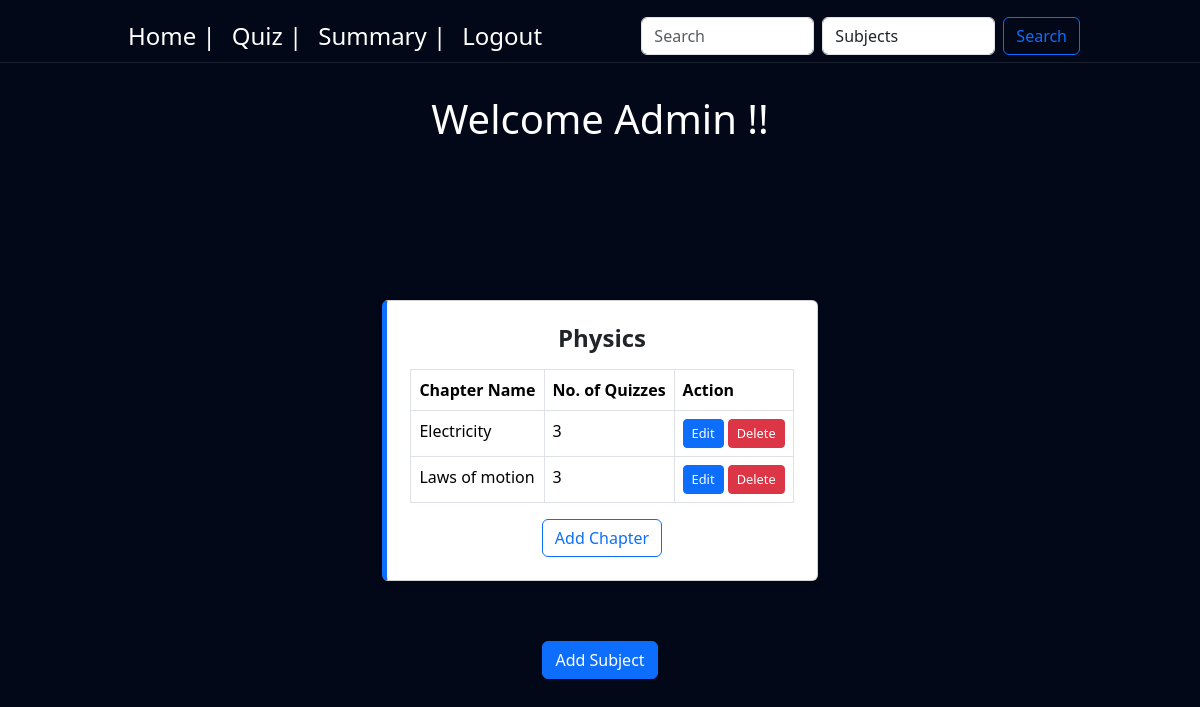
The page /home on the database its author committed.
### controller/models.py (models this page shows)
class Subject(db.Model):
    id = db.Column(db.Integer, primary_key=True, autoincrement=True)
    name = db.Column(db.String(50), unique=True, nullable=False)
    description = db.Column(db.String(50))
    chapters = db.relationship('Chapter', backref='subject', lazy=True)

class Chapter(db.Model):
    id = db.Column(db.Integer, primary_key=True, autoincrement=True)
    name = db.Column(db.String(150), nullable=False)
    description = db.Column(db.String(500))
    subject_id = db.Column(db.Integer, db.ForeignKey('subject.id'), nullable=False)
    quizzes = db.relationship('Quiz', backref='chapter', lazy=True)

### controller/routes.py (the view)
@app.route('/home')
def home():
    subjects = Subject.query.options(db.joinedload(Subject.chapters)).all()
    return render_template('home.html', subjects=subjects)

### templates/home.html (shortened to what this page needs)
<!DOCTYPE html>
<html lang="en">
<head>
    {% block bootstrap_css %}
    <link href="https://cdn.jsdelivr.net/npm/bootstrap@5.3.3/dist/css/bootstrap.min.css" rel="stylesheet"
>
    {% endblock %}
    {% block custom_css %}
    <link rel="stylesheet" href="{{ url_for('static', filename='styles.css') }}">
    {% endblock %}
</head>
<body>
    {% include 'navbar1.html' %}
    <div class="background">
        <div class="heading-sec">
            <h1>Welcome Admin !!</h1>
        </div>
        <div class="subjects-container">
            {% for subject in subjects %}
            <div class="card">
                <div class="card-body">
                    <h5 class="card-title" style="justify-content: center; text-align: center;">{{ subject.name }}</h5>
                    <table class="table table-bordered mt-3">
                        <thead>
                            <tr>
                                <th>Chapter Name</th>
                                <th>No. of Quizzes</th>
                                <th>Action</th>
                            </tr>
                        </thead>
                        <tbody>
                            {% for chapter in subject.chapters %}
                            <tr>
                                <td>{{ chapter.name }}</td>
                                <td>{{ chapter.quizzes|length }}</td>
                                <td>
                                    <a href="{{ url_for('edit_chapter', chapter_id=chapter.id) }}" class="btn btn-sm btn-primary">Edit</a>
                                    <form action="{{ url_for('delete_chapter', chapter_id=chapter.id) }}" method="POST"
                                        style="display:inline;" onsubmit="return confirm('Are you sure you want to delete this chapter?');">
                                        <button type="submit" class="btn btn-sm btn-danger">Delete</button>
                                    </form>
                                </td>
                            </tr>
                            {% endfor %}
                        </tbody>
                    </table>
                    <center><a href="{{ url_for('chapter', subject_id=subject.id) }}" class="btn btn-outline-primary">Add Chapter</a></center>
                </div>
            </div>
            {% endfor %}
        </div>
<center><a href="{{ url_for('subject') }}" class="btn btn-primary">Add Subject</a></center>
    </div>
</body>
</html>

### static/styles.css (style rules this page uses)
html, body { height: 100%; margin: 0; padding: 0; overflow-x: auto; background: #020817 ; background-size: 400% 400%; backdrop-filter: blur(10px); scroll-behavior: smooth; }

### templates/home.html (style rules this page uses)
.heading-sec { padding-top: 5px; display: flex; justify-content: center; align-items: center; height: 30vh; color: white; font-size: 50px; font-weight: 800; background: #020817 !important; backdrop-filter: blur(10px); text-align: center; }
.btn-primary { background-color: #0d6efd; border-color: #0d6efd; position: relative; }
.subjects-container { display: flex; justify-content: center; flex-wrap: wrap; gap: 20px; padding: 20px; }
.card { border-left: 5px solid #0d6efd; box-shadow: 0px 4px 6px rgba(0, 0, 0, 0.1); width: fit-content; margin: 40px auto; padding: 7px; }
.card-title { font-weight: bold; font-size: 1.5rem; }
.table { margin-top: 15px; }
.btn-sm { font-size: 0.8rem; }

### rows shown on the page
Subject: name "Physics"
Chapter: name "Electricity", quizzes|length "3"
Chapter: name "Laws of motion", quizzes|length "3"
